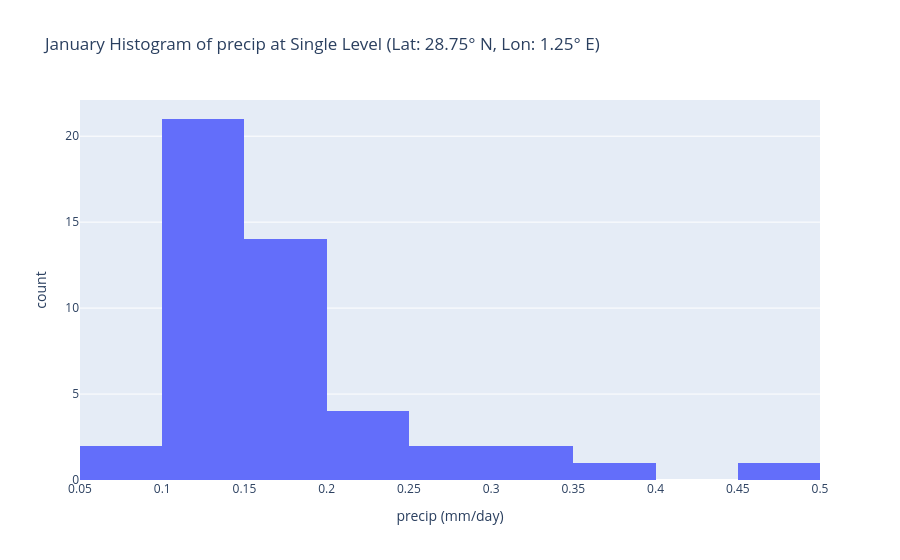

Write notebook code for a chart like this one.
### Code cell
# Open dataset
ds, var, multilevel, levels = open_dataset_flexible(DATA_PATH)
da = ds[var]

lat, lon = 28.75, -113.75  # pick a location
level = float(levels[0]) if multilevel else None

# Plot histogram for ALL Januaries across dataset (1979–2023)
fig = plot_point_month_histogram_across_years(da, lat=lat, lon=lon, month=1, level=level, bins=15)
fig.show()

### Figure 1 — Plotly figure (JSON) as saved in the notebook; plotly's stock layout.template omitted (floating-point values rounded to 4 significant figures)
{"data": [{"bingroup": "x", "hovertemplate": "precip (mm/day)=%{x}<br>count=%{y}<extra></extra>", "legendgroup": "", "marker": {"color": "#636efa", "pattern": {"shape": ""}}, "name": "", "nbinsx": 15, "orientation": "v", "showlegend": false, "type": "histogram", "x": [0.3616, 0.2671, 0.2244, 0.1723, 0.1834, 0.212, 0.3077, 0.1262, 0.1423, 0.1548, 0.1353, 0.269, 0.1876, 0.1729, 0.1311, 0.1952, 0.1374, 0.1999, 0.169, 0.1348, 0.4555, 0.1462, 0.1453, 0.1278, 0.2352, 0.1804, 0.1268, 0.2275, 0.1335, 0.1436, 0.3464, 0.1649, 0.1547, 0.178, 0.1679, 0.1336, 0.1418, 0.1235, 0.164, 0.1464, 0.1234, 0.1143, 0.1164, 0.0995, 0.1108, 0.09871, 0.1057], "xaxis": "x", "yaxis": "y"}], "layout": {"barmode": "relative", "legend": {"tracegroupgap": 0}, "title": {"text": "January Histogram of precip at Single Level (Lat: 28.75° N, Lon: 1.25° E)"}, "xaxis": {"anchor": "y", "domain": [0, 1], "title": {"text": "precip (mm/day)"}}, "yaxis": {"anchor": "x", "domain": [0, 1], "title": {"text": "count"}}}}
